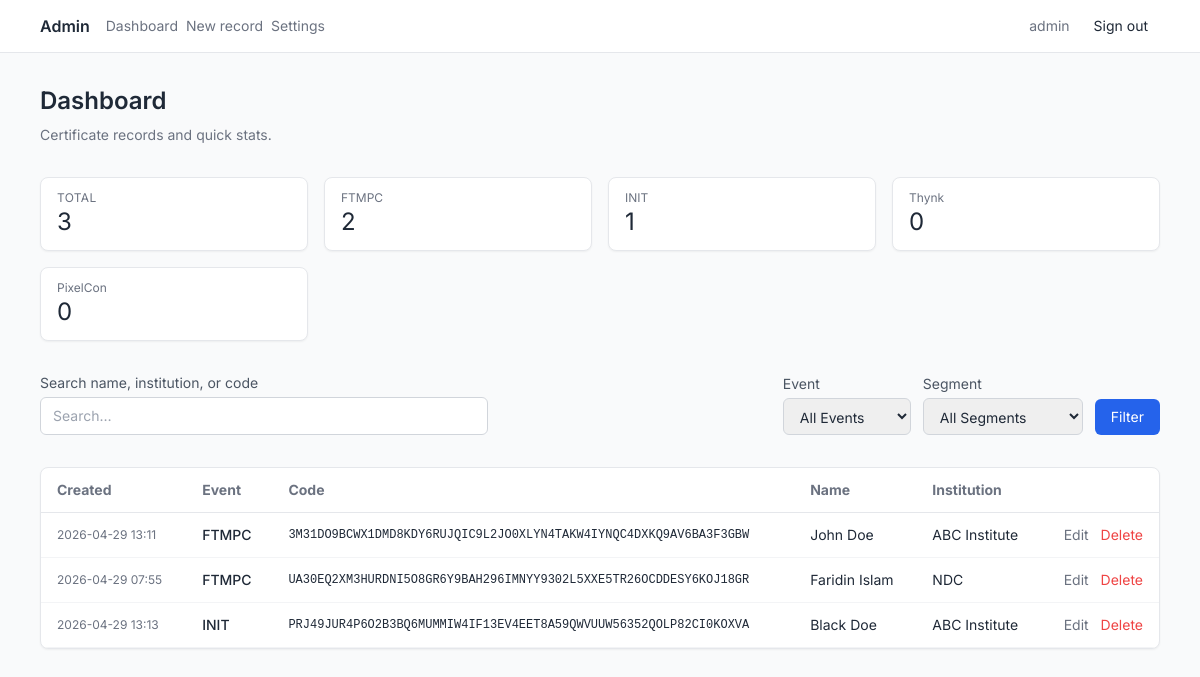
Screenshot of /admin/?page=1&q=&sort=name&order=desc&event=&segment= (signed in) with the database file from the repository.
### app/models.py (models this page shows)
class Admin(db.Model):
    __tablename__ = "admins"
    id = db.Column(db.Integer, primary_key=True)
    username = db.Column(db.String(128), nullable=False, unique=True, index=True)
    password_hash = db.Column(db.String(256), nullable=False)
    api_token_hash = db.Column(db.String(256), nullable=True)
    api_token_created_at = db.Column(db.DateTime(timezone=True), nullable=True)

class Certificate(db.Model):
    __tablename__ = "certificates"
    id = db.Column(db.Integer, primary_key=True)
    event = db.Column(db.String(64), nullable=False, index=True)
    verification_code = db.Column(db.String(64), nullable=False)
    name = db.Column(db.String(256), nullable=False)
    institution = db.Column(db.String(256), nullable=False)
    segment = db.Column(db.String(256), nullable=True)
    prize_place = db.Column(db.String(256), nullable=False)
    installment = db.Column(db.String(256), nullable=False)
    created_at = db.Column(db.DateTime(timezone=True), nullable=False)
    __table_args__ = (
        db.UniqueConstraint("event", "verification_code", name="uix_event_verification_code"),
        db.Index("idx_verification_code", "verification_code"),
    )

### app/routes/admin.py (the view)
@bp.route("/")
@login_required
def dashboard():
    page = max(1, request.args.get("page", 1, type=int))
    sort = request.args.get("sort", "created_at")
    order = request.args.get("order", "desc")
    search = request.args.get("q", "", type=str)
    event_filter = request.args.get("event", "", type=str)
    segment_filter = request.args.get("segment", "", type=str)
    sort_dir = -1 if order == "desc" else 1
    rows, total = m.certificate_list_paginated(
        page=page,
        per_page=Config.PER_PAGE,
        sort_field=sort,
        sort_dir=sort_dir,
        search=search or None,
        event_filter=event_filter or None,
        segment_filter=segment_filter or None,
    )
    stats = m.certificate_stats()
    pages = (total + Config.PER_PAGE - 1) // Config.PER_PAGE if total else 1
    segments = m.certificate_get_unique_segments()
    return render_template(
        "admin/dashboard.html",
        rows=rows,
        page=page,
        pages=pages,
        total=total,
        sort=sort,
        order=order,
        q=search or "",
        event_filter=event_filter,
        segment_filter=segment_filter,
        stats=stats,
        events=Config.EVENTS,
        segments=segments,
    )

### app/auth.py (called while the page is built)
def load_user(user_id: str) -> AdminUser | None:
    doc = m.admin_get_by_id(user_id)
    if not doc:
        return None
    return AdminUser(doc)

### app/models.py (called while the page is built)
def _certificate_to_dict(cert: Certificate) -> dict[str, Any]:
    return {
        "_id": str(cert.id),
        "event": cert.event,
        "verification_code": cert.verification_code,
        "name": cert.name,
        "institution": cert.institution,
        "segment": cert.segment,
        "prize_place": cert.prize_place,
        "installment": cert.installment,
        "created_at": cert.created_at,
    }

def _admin_to_dict(admin: Admin) -> dict[str, Any]:
    return {
        "_id": str(admin.id),
        "username": admin.username,
        "password_hash": admin.password_hash,
        "api_token_hash": admin.api_token_hash,
        "api_token_created_at": admin.api_token_created_at,
    }

def certificate_get_unique_segments() -> list[str]:
    segments = db.session.query(Certificate.segment).distinct().filter(
        Certificate.segment.isnot(None),
        Certificate.segment != ""
    ).all()
    return [s[0] for s in segments if s[0]]

def certificate_stats() -> dict[str, Any]:
    total = Certificate.query.count()
    counts = (
        db.session.query(Certificate.event, func.count(Certificate.id))
        .group_by(Certificate.event)
        .all()
    )
    by_event = {event: count for event, count in counts}
    return {"total": total, "by_event": by_event}

def admin_get_by_id(user_id: str) -> dict | None:
    try:
        admin_id = int(user_id)
    except ValueError:
        return None
    admin = Admin.query.get(admin_id)
    return _admin_to_dict(admin) if admin else None

### app/templates/admin/dashboard.html (shortened to what this page needs)
{% extends "admin/base.html" %}
{% block admin_body %}
  <div class="space-y-8 step-enter">
    <div>
      <h1 class="text-2xl font-semibold text-gray-800 mb-2">Dashboard</h1>
      <p class="text-gray-500 text-sm">Certificate records and quick stats.</p>
    </div>
    <div class="grid grid-cols-1 sm:grid-cols-2 lg:grid-cols-4 gap-4">
      <div class="bg-white shadow-sm border border-gray-200 rounded-lg px-4 py-3">
        <div class="text-gray-500 text-xs uppercase tracking-wide">Total</div>
        <div class="text-2xl text-gray-800">{{ stats.total }}</div>
      </div>
      {% for ev in events %}
        <div class="bg-white shadow-sm border border-gray-200 rounded-lg px-4 py-3">
          <div class="text-gray-500 text-xs">{{ ev }}</div>
          <div class="text-2xl text-gray-800">{{ stats.by_event.get(ev, 0) }}</div>
        </div>
      {% endfor %}
    </div>
    <form
      method="get"
      action="{{ url_for('admin.dashboard') }}"
      class="flex flex-col sm:flex-row gap-3 items-stretch sm:items-end"
    >
      <div class="flex-1">
        <label class="block text-sm text-gray-600 mb-1">Search name, institution, or code</label>
        <input
          type="search"
          name="q"
          value="{{ q }}"
          class="w-full max-w-md px-3 py-2 border border-gray-300 rounded-md text-sm focus:outline-none focus:ring-2 focus:ring-blue-500"
          placeholder="Search…"
        />
      </div>
      <div class="w-32">
        <label class="block text-sm text-gray-600 mb-1">Event</label>
        <select
          name="event"
          class="w-full px-3 py-2 border border-gray-300 rounded-md text-sm focus:outline-none focus:ring-2 focus:ring-blue-500"
        >
          <option value="">All Events</option>
        </select>
      </div>
      <div class="w-40">
        <label class="block text-sm text-gray-600 mb-1">Segment</label>
        <select
          name="segment"
          class="w-full px-3 py-2 border border-gray-300 rounded-md text-sm focus:outline-none focus:ring-2 focus:ring-blue-500"
        >
          <option value="">All Segments</option>
        </select>
      </div>
      <button type="submit" class="px-4 py-2 bg-blue-600 text-white rounded-md hover:bg-blue-700 transition-colors text-sm">Filter</button>
    </form>
    <div class="overflow-x-auto rounded-lg border border-gray-200 bg-white shadow-sm">
      <table class="w-full text-sm">
        <thead>
          <tr class="text-gray-500 border-b border-gray-200">
            <th class="text-left px-4 py-3">
              {% if sort == 'created_at' %}
                {% set noc = 'asc' if order == 'desc' else 'desc' %}
              {% else %}
                {% set noc = 'desc' %}
              {% endif %}
              <a
                class="hover:text-blue-600"
                href="{{ url_for('admin.dashboard', page=1, q=q, sort='created_at', order=noc, event=event_filter, segment=segment_filter) }}"
                >Created</a
              >
            </th>
            <th class="text-left px-4 py-3">
              {% if sort == 'event' %}
                {% set noe = 'asc' if order == 'desc' else 'desc' %}
              {% else %}
                {% set noe = 'asc' %}
              {% endif %}
              <a
                class="hover:text-blue-600"
                href="{{ url_for('admin.dashboard', page=1, q=q, sort='event', order=noe, event=event_filter, segment=segment_filter) }}"
                >Event</a
              >
            </th>
            <th class="text-left px-4 py-3">
              {% if sort == 'verification_code' %}
                {% set nov = 'asc' if order == 'desc' else 'desc' %}
              {% else %}
                {% set nov = 'asc' %}
              {% endif %}
              <a
                class="hover:text-blue-600"
                href="{{ url_for('admin.dashboard', page=1, q=q, sort='verification_code', order=nov, event=event_filter, segment=segment_filter) }}"
                >Code</a
              >
            </th>
            <th class="text-left px-4 py-3">
              {% if sort == 'name' %}
                {% set non = 'asc' if order == 'desc' else 'desc' %}
              {% else %}
                {% set non = 'asc' %}
              {% endif %}
              <a
                class="hover:text-blue-600"
                href="{{ url_for('admin.dashboard', page=1, q=q, sort='name', order=non, event=event_filter, segment=segment_filter) }}"
                >Name</a
              >
            </th>
            <th class="text-left px-4 py-3">Institution</th>
            <th class="text-right px-4 py-3"></th>
          </tr>
        </thead>
        <tbody>
          {% for row in rows %}
            <tr class="border-b border-gray-100 hover:bg-gray-50">
              <td class="whitespace-nowrap text-xs text-gray-500 px-4 py-3">
                {{ row.created_at.strftime('%Y-%m-%d %H:%M') if row.created_at else '—' }}
              </td>
              <td class="font-medium px-4 py-3">{{ row.event }}</td>
              <td class="font-mono text-xs px-4 py-3">{{ row.verification_code }}</td>
              <td class="px-4 py-3">{{ row.name }}</td>
              <td class="max-w-[12rem] truncate px-4 py-3" title="{{ row.institution }}">
                {{ row.institution }}
              </td>
              <td class="text-right whitespace-nowrap px-4 py-3">
                <a
                  href="{{ url_for('admin.certificate_edit', oid=row._id) }}"
                  class="text-sm text-gray-500 hover:text-blue-600"
                  >Edit</a
                >
                <form
                  method="post"
                  action="{{ url_for('admin.certificate_delete', oid=row._id) }}"
                  class="inline ml-2"
                  onsubmit="return confirm('Delete this record?');"
                >
                  <button type="submit" class="text-sm text-red-500 hover:text-red-700">Delete</button>
                </form>
              </td>
            </tr>
          {% else %}
            <tr>
              <td colspan="6" class="text-center text-gray-500 py-8">No records yet.</td>
            </tr>
          {% endfor %}
        </tbody>
      </table>
    </div>
  </div>
{% endblock %}

### app/templates/admin/base.html (shortened to what this page needs)
{% extends "base.html" %}
{% block body %}
  <div class="min-h-screen flex flex-col bg-gray-50">
    <header
      class="border-b border-gray-200 bg-white/90 backdrop-blur-sm sticky top-0 z-20"
    >
      <div class="max-w-6xl mx-auto px-4 py-3 flex flex-wrap items-center justify-between gap-3">
        <div class="flex items-center gap-4">
          <a href="{{ url_for('admin.dashboard') }}" class="font-semibold text-gray-800"
            >Admin</a
          >
          <nav class="flex gap-2 text-sm">
            <a
              href="{{ url_for('admin.dashboard') }}"
              class="text-gray-500 hover:text-blue-600 transition-all duration-300"
              >Dashboard</a
            >
            <a
              href="{{ url_for('admin.certificate_new') }}"
              class="text-gray-500 hover:text-blue-600 transition-all duration-300"
              >New record</a
            >
            <a
              href="{{ url_for('admin.settings') }}"
              class="text-gray-500 hover:text-blue-600 transition-all duration-300"
              >Settings</a
            >
          </nav>
        </div>
        <div class="flex items-center gap-3 text-sm">
          {% if current_user.is_authenticated %}
            <span class="text-gray-500">{{ current_user.username }}</span>
            <a href="{{ url_for('admin.logout') }}" class="px-3 py-1 text-sm hover:bg-gray-100 rounded">Sign out</a>
          {% endif %}
        </div>
      </div>
    </header>
    <main class="flex-1 max-w-6xl w-full mx-auto px-4 py-8">
      {% block admin_body %}{% endblock %}
    </main>
  </div>
{% endblock %}

### app/static/css/app.css (style rules this page uses)
:root { --color-primary: #2563EB; --color-background-dark: #FFFFFF; --color-surface-dark: #F3F4F6; --color-text-muted: #6B7280; --color-background-light: #FFFFFF; --color-surface-light: #F9FAFB; --color-accent: #2563EB; --color-muted-strong: #9CA3AF; }
.step-enter { animation: step-enter 0.45s ease-out both; }

### rows the page displays
Admin: username "admin"
Certificate: created_at "2026-04-29 13:11", event "FTMPC", verification_code "3M31DO9BCWX1DMD8KDY6RUJQIC9L2JO0XLYN4TAKW4IYNQC4DXKQ9AV6BA3F3GBW", name "John Doe", institution "ABC Institute"
Certificate: created_at "2026-04-29 07:55", event "FTMPC", verification_code "UA30EQ2XM3HURDNI5O8GR6Y9BAH296IMNYY9302L5XXE5TR26OCDDESY6KOJ18GR", name "Faridin Islam", institution "NDC"
Certificate: created_at "2026-04-29 13:13", event "INIT", verification_code "PRJ49JUR4P6O2B3BQ6MUMMIW4IF13EV4EET8A59QWVUUW56352QOLP82CI0KOXVA", name "Black Doe", institution "ABC Institute"

### other values shown
{{ stats.total }} "3"
{{ ev }} "FTMPC" "INIT" "Thynk" "PixelCon"
{{ stats.by_event.get(ev, 0) }} "2" "1" "0" "0"
